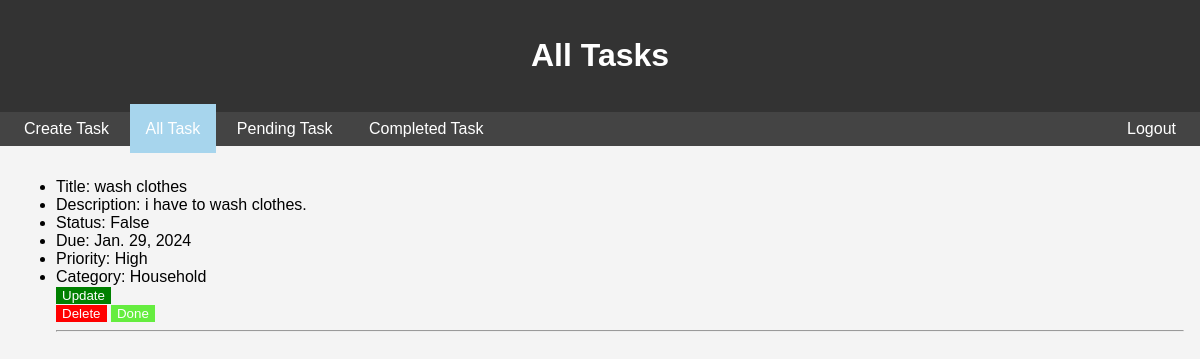
/tasks/list/ (signed in), run on an earlier commit of the app's database.
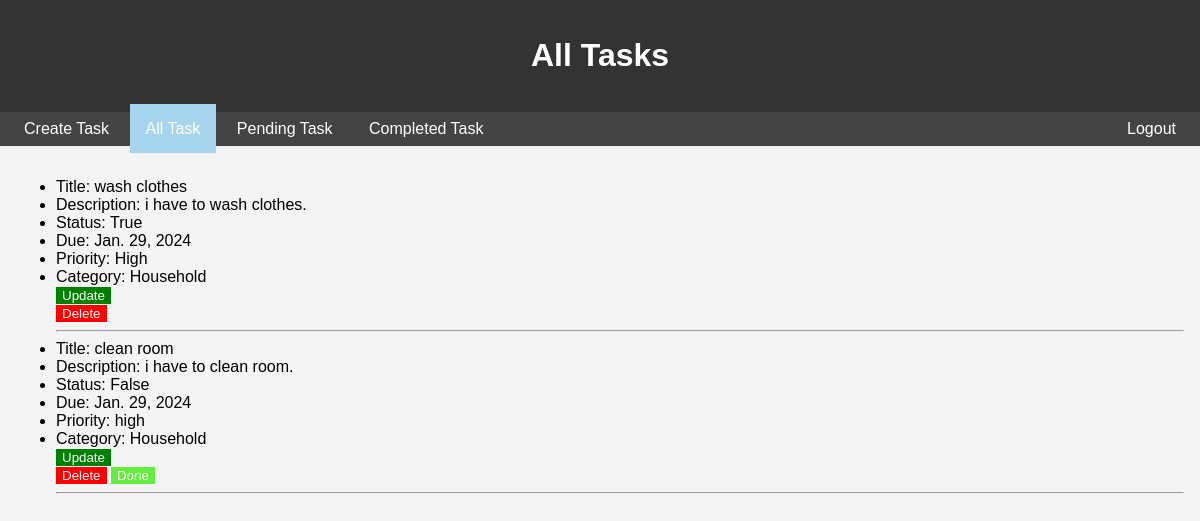
And on a later commit of the database.
### tasks/models.py (models this page shows, shortened)
class Task(models.Model):
    title = models.CharField(max_length=50, null=False)
    description = models.TextField(null=True)
    status = models.BooleanField(default=False)
    due = models.DateField()
    priority = models.CharField(max_length=10, null=False)
    category = models.CharField(max_length=20, null=False)
    user = models.ForeignKey(User, on_delete=models.CASCADE, default=1)

### tasks/views.py (the view)
# urls.py: path('list/', views.task_list, name='task_list'),
def task_list(request):
    tasks = Task.objects.filter(user=request.user.id)
    return render(request, 'tasks/task_list.html', {'tasks': tasks})

### templates/tasks/task_list.html (shortened to what this page needs)
{% extends 'base.html' %}
{% block header %}All Tasks{% endblock %}
{% block content %}
    <ul>
        {% for task in tasks %}
            <li>Title: {{ task.title }}</li>
            <li>Description: {{ task.description }}</li>
            <li>Status: {{ task.status }}</li>
            <li>Due: {{ task.due }}</li>
            <li>Priority: {{ task.priority }}</li>
            <li>Category: {{ task.category }}</li>
            <div style="display: inline-block;">
                <form method="post" action="{% url 'update_task' task.id %}">
                    <button style="background-color: green; color: white; border: 0;" type="submit">Update</button>
                </form>
                <form method="post" action="{% url 'delete_task' task.id %}" style="display: inline;">
                    <button style="background-color: red; color: white; border: 0;" type="submit" onclick="return confirm('Are you sure you want to delete this task?')">Delete</button>
                </form>
                {% if task.status == False %}
                    <form method="post" action="{% url 'done_task' task.id %}" style="display: inline;">
                        <button style="background-color: rgb(101, 237, 63); color: white; border: 0;" type="submit" onclick="return confirm('Are you sure you want to make this task Done?')">Done</button>
                    </form>
                {% endif %}
            </div>
            <hr>
        {% endfor %}
    </ul>
{% endblock %}

What changed in the data, as far as the page shows it:
changed Task "wash clothes": status "False" → "True"; no longer shows "Done"
added Task: title "clean room", description "i have to clean room.", status "False", due "Jan. 29, 2024", priority "high", category "Household"
